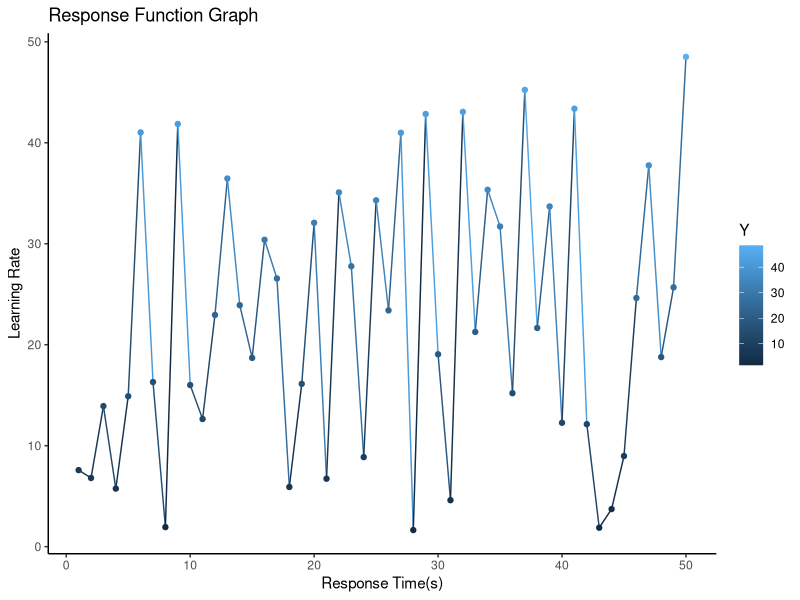

Write the R code that produced this figure. (Note: this script raises an error after producing the figure.)
# STRUDEL FIDELITY RESEARCH v1-07-20-2020
# Dr. Ritter, Fredrick Ryans, Matthew Koh
# This document is a visual analysis of the strudel data models provided
# in the Ritter paper: fidelity on learning.
# Last updated: 07/16/2020

library(dplyr)
library(ggplot2)
library(tidyr)

options(max.print=1000000)

print ("STRUDEL FIDELITY RESEARCH")

#PRELIMINARY PLOTS -------------------------------------------------------------

#RESPONSE FUNCTION GRAPH
df = data.frame(
  id = c(1:50),
  values = runif(50, min=0, max=50)#Generates Random Values N=2000, i = 0-61
)

respFunc = function(x) {
  alpha = .02
  fixedTasks = 1
  learnedTasks = x[2]
  trial = 10
  respTime = fixedTasks + (learnedTasks*((trial)^-alpha))
}

Y = apply(df, 1, respFunc)

ggplot(data = df, aes(x = id, y = Y, color=Y)) +
  labs(x = "Response Time(s)",y = "Learning Rate") +
  geom_line() +
  geom_point() + 
  ggtitle("Response Function Graph") +
  theme_classic()

#print(Y)
#summary(Y)

#RANDOM GRAPHS
randomGraph = data.frame(
  learning_efforts = runif(10, min=0, max=10),
  performance =  (learning_efforts)^(1/2)
)

ggplot(data = randomGraph, aes(x = learning_efforts, y = performance, color=learning_efforts)) +
  labs(x = "Learning Efforts (# Attempts)",y = "Performance") +
  geom_line() +
  geom_point() + 
  ggtitle("Random Graph") +
  theme_gray()

#LEARNING CURVE 1-50
v1 = data.frame(
  learning_efforts = c(1:50),
  performance =  (c(1:50))^(1/2) #sqrt function x^1/2
)

ggplot(data = v1, aes(x = learning_efforts, y = performance)) +
  labs(x = "Learning Efforts (# Attempts)",y = "Performance") +
  geom_line() +
  geom_point() + 
  ggtitle("Learning Curve 1-50") +
  theme_classic()

#LEARNING CURVE 1-2000
v2 = data.frame(
  learning_efforts = c(0:2000),
  performance =  (c(0:2000))^(1/2) #sqrt function x^1/2
)

ggplot(data = v2, aes(x = learning_efforts, y = performance, color = performance)) +
  labs(x = "Learning Efforts (# Attempts)",y = "Performance") +
  geom_line() +
  geom_point() + 
  ggtitle("Learning Curve 1-2000") +
  theme_grey()
#END----------------------------------------------------------------------------



#VARIABLES----------------------------------------------------------------------

alpha = .02
fixedTasks = 1
learnedTasks = 1
trial = 5

#FORMULAS-----------------------------------------------------------------------

respTime = fixedTasks + (learnedTasks*((trial)^-alpha))

#FIGURES------------------------------------------------------------------------

rand_values = runif(2000, min=0, max=61)#Generates Random Values N=2000, i = 0-61

fig1 = data.frame(
  ui_combo = 	c("Lhu","LHap","Mhu","Mhap","Hhu","HHap","RWhu","RWHap"),												
  id = c(1:8),
  time_per_trial = c(11.75,12.95,15.95,15.95,13.75,35.4,60.25,60.25), 
  stringsAsFactors = FALSE
)

fig2 = data.frame(
  ui_combo = 	c("Lhu","LHap","Mhu","Mhap","Hhu","HHap","RWhu","RWHap"),												
  id = c(1:8),
  time_per_trial = c(4.6,4.6,3.8,3.8,1.7,1.7,1,1)
)

fig3 = data.frame(
  time_blocks = c(1:10),
  lofi_resp_time = c(11.8,5.5,4.3,3.8,3.5,3.2,3.1,2.9,2.8,2.7),
  hifi_resp_time = c(13.75,7.807,5.544,4.756,4.316,4.022,3.805,3.635,3.497,3.382)
)

#PLOT VISUALIZATION-------------------------------------------------------------

#results order plot in alphabetical order, we want to keep natural order
ggplot(fig1, aes(ui_combo,time_per_trial, group = 1, color=ui_combo))+
  geom_line(color='black',size=1) +
  geom_point(size = 4) +
  ylab("Times Per Trial (s)") +
  xlab("User Interface Combination") +
  ggtitle("Figure 1") +
  theme_gray()

ggplot(fig2, aes(ui_combo,time_per_trial, group = 1, color=ui_combo))+
  geom_line(color='black',size=1) +
  geom_point(size = 4) +
  ylab("Times Per Trial (s)") +
  xlab("User Interface Combination") +
  ggtitle("Figure 2") +
  theme_minimal()

#FIGURE 3
ggplot(fig3, aes(x=time_blocks)) +
  geom_line(aes(y=lofi_resp_time, color="Lofi"),size=1) + 
  geom_line(aes(y=hifi_resp_time,color="Hifi"),size=1) + 
  labs(x = "Response Time(s)",y = "10-Min Blocks") +
  ggtitle("Figure 3: HiFi and LoFi Curves") +
  theme_bw()
#END----------------------------------------------------------------------------



#SOURCES------------------------------------------------------------------------
# [1] https://www.nngroup.com/articles/power-law-learning/#:~:text=Definition%3A%20The%20power%20law%20of,shape%20of%20a%20power%20law.
# [2] https://datacarpentry.org/R-ecology-lesson/04-visualization-ggplot2.html
# [3] https://www.tutorialkart.com/r-tutorial/act-for-each-row-in-an-r-data-frame/
# [4] https://www.guru99.com/r-apply-sapply-tapply.html#:~:text=apply()%20takes%20Data%20frame,be%20used%20over%20a%20matrice.&text=The%20simplest%20example%20is%20to%20sum%20a%20matrice%20over%20all%20the%20columns.
# [5] https://www.datanovia.com/en/blog/ggplot-legend-title-position-and-labels/
# [6] https://www.mathsisfun.com/sets/functions-common.html
# [7] https://www.valamis.com/hub/learning-curve
# [8] https://www.statmethods.net/management/functions.html
# [9]
# [10]
